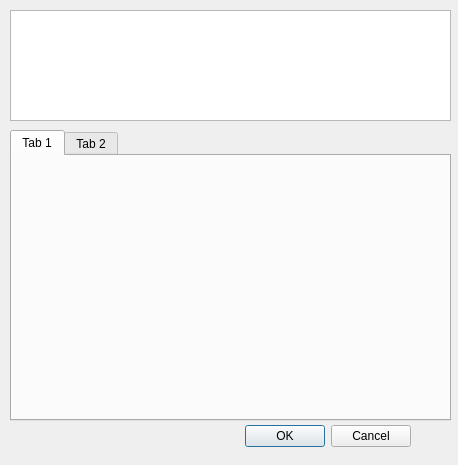
<?xml version="1.0" encoding="UTF-8"?>
<ui version="4.0">
 <class>Dialog</class>
 <widget class="QDialog" name="Dialog">
  <property name="geometry">
   <rect>
    <x>0</x>
    <y>0</y>
    <width>458</width>
    <height>465</height>
   </rect>
  </property>
  <property name="windowTitle">
   <string>Dialog</string>
  </property>
  <widget class="QDialogButtonBox" name="buttonBox">
   <property name="geometry">
    <rect>
     <x>70</x>
     <y>420</y>
     <width>341</width>
     <height>32</height>
    </rect>
   </property>
   <property name="orientation">
    <enum>Qt::Horizontal</enum>
   </property>
   <property name="standardButtons">
    <set>QDialogButtonBox::Cancel|QDialogButtonBox::Ok</set>
   </property>
  </widget>
  <widget class="QWidget" name="verticalLayoutWidget">
   <property name="geometry">
    <rect>
     <x>10</x>
     <y>10</y>
     <width>441</width>
     <height>111</height>
    </rect>
   </property>
   <layout class="QVBoxLayout" name="verticalLayout">
    <item>
     <widget class="QGraphicsView" name="graphicsView"/>
    </item>
   </layout>
  </widget>
  <widget class="QWidget" name="verticalLayoutWidget_2">
   <property name="geometry">
    <rect>
     <x>10</x>
     <y>130</y>
     <width>441</width>
     <height>291</height>
    </rect>
   </property>
   <layout class="QVBoxLayout" name="verticalLayout_3">
    <item>
     <widget class="QTabWidget" name="tabWidget">
      <property name="currentIndex">
       <number>0</number>
      </property>
      <widget class="QWidget" name="tab">
       <attribute name="title">
        <string>Tab 1</string>
       </attribute>
      </widget>
      <widget class="QWidget" name="tab_2">
       <attribute name="title">
        <string>Tab 2</string>
       </attribute>
      </widget>
     </widget>
    </item>
   </layout>
  </widget>
 </widget>
 <resources/>
 <connections>
  <connection>
   <sender>buttonBox</sender>
   <signal>accepted()</signal>
   <receiver>Dialog</receiver>
   <slot>accept()</slot>
   <hints>
    <hint type="sourcelabel">
     <x>248</x>
     <y>254</y>
    </hint>
    <hint type="destinationlabel">
     <x>157</x>
     <y>274</y>
    </hint>
   </hints>
  </connection>
  <connection>
   <sender>buttonBox</sender>
   <signal>rejected()</signal>
   <receiver>Dialog</receiver>
   <slot>reject()</slot>
   <hints>
    <hint type="sourcelabel">
     <x>316</x>
     <y>260</y>
    </hint>
    <hint type="destinationlabel">
     <x>286</x>
     <y>274</y>
    </hint>
   </hints>
  </connection>
 </connections>
</ui>
